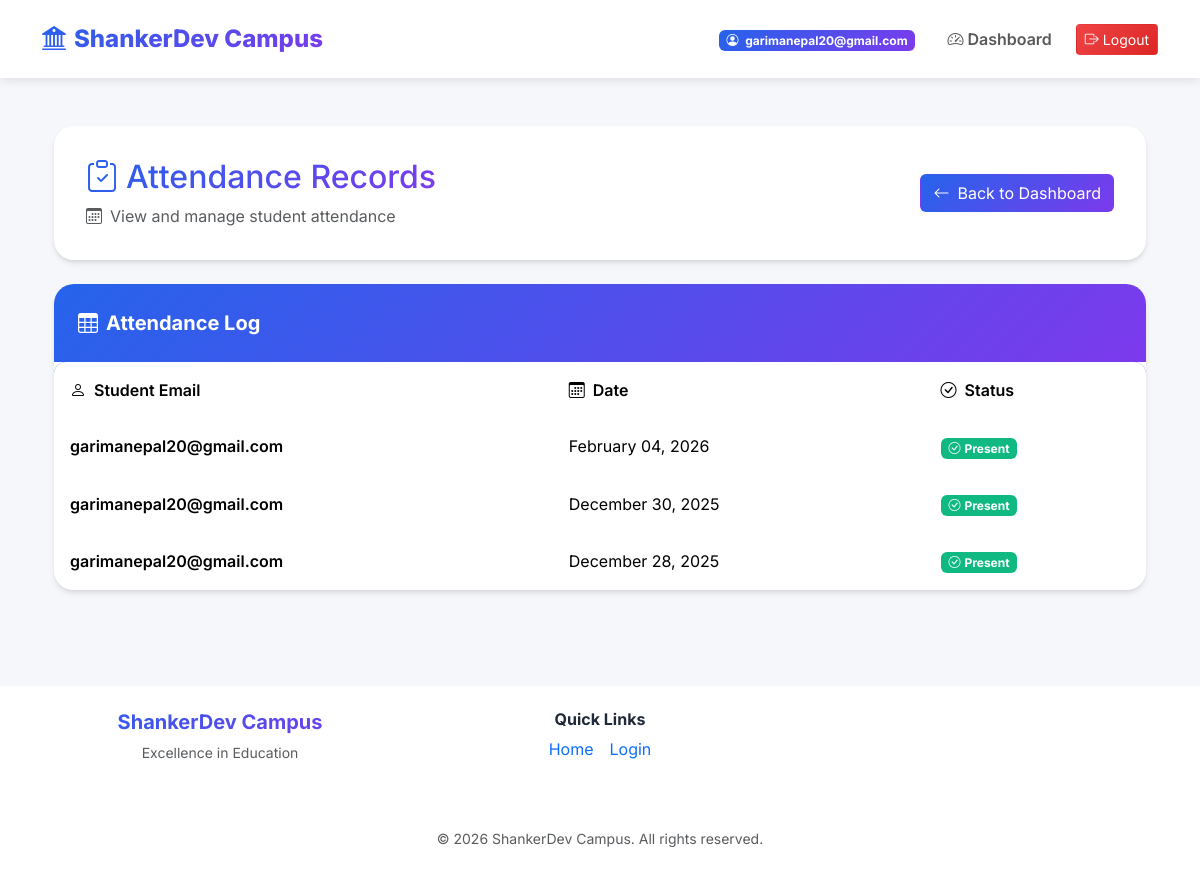
The app's page /campus/student/attendance/ (signed in) with its own data.
### users/models.py (models this page shows, shortened)
class CustomUser(AbstractUser):
    ROLE_CHOICES = (
        ('student', 'Student'),
        ('teacher', 'Teacher'),
        ('admin', 'Admin'),
    )
    email = models.EmailField(unique=True)
    phone_number = models.CharField(max_length=15, blank=True, null=True, unique=True)
    role = models.CharField(max_length=20, choices=ROLE_CHOICES, default='student')
    is_approved = models.BooleanField(default=False, help_text="Designates whether this user has been approved by an admin.")
    USERNAME_FIELD = 'email'
    REQUIRED_FIELDS = []
    objects = CustomUserManager()

### campus/models.py (models this page shows, shortened)
class Attendance(models.Model):
    student = models.ForeignKey(settings.AUTH_USER_MODEL, related_name='student_attendance', limit_choices_to={'role': 'student'}, on_delete=models.CASCADE)
    teacher = models.ForeignKey(settings.AUTH_USER_MODEL, related_name='teacher_attendance', limit_choices_to={'role': 'teacher'}, on_delete=models.CASCADE, null=True, blank=True)
    date = models.DateField(auto_now_add=True)
    present = models.BooleanField(default=True)

### campus/views.py (the view)
# urls.py: path('student/attendance/', view_my_attendance, name='view_my_attendance'),
@login_required
@student_required
def view_my_attendance(request):
    attendance_records = Attendance.objects.filter(student=request.user).order_by('-date')
    return render(request, 'campus/view_attendance.html', {'attendance_records': attendance_records})

### campus/views.py (called while the page is built)
def student_required(function):
    return user_passes_test(lambda u: u.role == 'student' and u.is_authenticated)(function)

### myproject/context_processors.py (called while the page is built)
def college_context(request):  # Adjust name to match your setup
    return {
        'college_info': CollegeInfo.objects.first(),
        'events': Event.objects.all(),
    }

### campus/templates/campus/view_attendance.html (shortened to what this page needs)
{% extends 'base.html' %}
{% load static %}
{% block content %}
<div class="container">
    <div class="card-modern mb-4">
        <div class="card-body-modern">
            <div class="d-flex justify-content-between align-items-center flex-wrap">
                <div class="mb-3 mb-md-0">
                    <h2 class="text-gradient mb-2">
                        <i class="bi bi-clipboard-check me-2"></i>Attendance Records
                    </h2>
                    <p class="text-muted mb-0">
                        <i class="bi bi-calendar3 me-2"></i>View and manage student attendance
                    </p>
                </div>
                <div>
                    {% if request.user.role == 'student' %}
                    <a href="{% url 'student_dashboard' %}" class="btn btn-primary-modern">
                        <i class="bi bi-arrow-left me-2"></i>Back to Dashboard
                    </a>
                    {% elif request.user.role == 'teacher' %}
                    <a href="{% url 'teacher_dashboard' %}" class="btn btn-success-modern">
                        <i class="bi bi-arrow-left me-2"></i>Back to Dashboard
                    </a>
                    {% else %}
                    <a href="{% url 'admin_dashboard' %}" class="btn btn-danger-modern">
                        <i class="bi bi-arrow-left me-2"></i>Back to Dashboard
                    </a>
                    {% endif %}
                </div>
            </div>
        </div>
    </div>
    <div class="card-modern">
        <div class="card-header-modern">
            <i class="bi bi-table me-2"></i>Attendance Log
        </div>
        <div class="card-body-modern p-0">
            {% if attendance_records %}
            <div class="table-responsive">
                <table class="table table-modern mb-0">
                    <thead>
                        <tr>
                            <th><i class="bi bi-person me-2"></i>Student Email</th>
                            <th><i class="bi bi-calendar3 me-2"></i>Date</th>
                            <th><i class="bi bi-check-circle me-2"></i>Status</th>
                        </tr>
                    </thead>
                    <tbody>
                        {% for record in attendance_records %}
                        <tr>
                            <td class="fw-semibold">{{ record.student.email }}</td>
                            <td>{{ record.date|date:"F d, Y" }}</td>
                            <td>
                                {% if record.present %}
                                <span class="badge badge-success-modern">
                                    <i class="bi bi-check-circle me-1"></i>Present
                                </span>
                                {% else %}
                                <span class="badge badge-danger-modern">
                                    <i class="bi bi-x-circle me-1"></i>Absent
                                </span>
                                {% endif %}
                            </td>
                        </tr>
                        {% endfor %}
                    </tbody>
                </table>
            </div>
            {% else %}
            <div class="p-4">
                <div class="alert alert-modern alert-info mb-0">
                    <i class="bi bi-info-circle me-2"></i>No attendance records found for the selected criteria.
                </div>
            </div>
            {% endif %}
        </div>
    </div>
</div>
{% endblock %}

### myproject/templates/base.html (shortened to what this page needs)
{% load static %}
<!DOCTYPE html>
<html lang="en">
<head>
    <link href="https://cdn.jsdelivr.net/npm/bootstrap@5.3.3/dist/css/bootstrap.min.css" rel="stylesheet">
    <link rel="stylesheet" href="https://cdn.jsdelivr.net/npm/bootstrap-icons@1.11.3/font/bootstrap-icons.min.css">
    <link rel="stylesheet" href="{% static 'css/modern-styles.css' %}">
</head>
<body>
    <nav class="navbar navbar-expand-lg navbar-modern sticky-top">
        <div class="container">
            <a class="navbar-brand d-flex align-items-center" href="{% url 'home' %}">
                <i class="bi bi-bank2 me-2 fs-4"></i>
                <span>ShankerDev Campus</span>
            </a>
            <div class="collapse navbar-collapse" id="navbarNav">
                <ul class="navbar-nav ms-auto align-items-center">
                    {% if user.is_authenticated %}
                    <li class="nav-item me-3">
                        <span class="badge badge-primary-modern">
                            <i class="bi bi-person-circle me-1"></i>
                            {{ user.email }}
                        </span>
                    </li>
                    {% if user.role == 'student' %}
                    <li class="nav-item">
                        <a class="nav-link" href="{% url 'student_dashboard' %}">
                            <i class="bi bi-speedometer2 me-1"></i>Dashboard
                        </a>
                    </li>
                    {% elif user.role == 'teacher' %}
                    <li class="nav-item">
                        <a class="nav-link" href="{% url 'teacher_dashboard' %}">
                            <i class="bi bi-speedometer2 me-1"></i>Dashboard
                        </a>
                    </li>
                    {% elif user.role == 'admin' %}
                    <li class="nav-item">
                        <a class="nav-link" href="{% url 'admin_dashboard' %}">
                            <i class="bi bi-speedometer2 me-1"></i>Dashboard
                        </a>
                    </li>
                    {% endif %}
                    <li class="nav-item">
                        <form action="{% url 'logout' %}" method="post" class="d-inline">
                            <button type="submit" class="btn btn-danger-modern btn-sm ms-2">
                                <i class="bi bi-box-arrow-right me-1"></i>Logout
                            </button>
                        </form>
                    </li>
                    {% endif %}
                </ul>
            </div>
        </div>
    </nav>
    <div class="content-wrapper">
        <div class="container my-5">
        {% block content %}{% endblock %}
        </div>
    </div>
    <footer class="mt-5 py-4 text-center" style="background: rgba(255, 255, 255, 0.95); backdrop-filter: blur(10px);">
        <div class="container">
            <div class="row">
                <div class="col-md-4 mb-3">
                    <h5 class="text-gradient fw-bold">ShankerDev Campus</h5>
                    <p class="text-muted small">Excellence in Education</p>
                </div>
                <div class="col-md-4 mb-3">
                    <h6 class="fw-bold">Quick Links</h6>
                    <div class="d-flex justify-content-center gap-3">
                        <a href="{% url 'home' %}" class="text-decoration-none">Home</a>
                        <a href="{% url 'login_selection' %}" class="text-decoration-none">Login</a>
                    </div>
                </div>
            </div>
            <hr>
            <p class="text-muted small mb-0">&copy; 2026 ShankerDev Campus. All rights reserved.</p>
        </div>
    </footer>
</body>
</html>

### static/css/modern-styles.css (style rules this page uses)
:root { --primary-color: #2563eb; --secondary-color: #7c3aed; --success-color: #10b981; --danger-color: #ef4444; --warning-color: #f59e0b; --info-color: #06b6d4; --dark-color: #1f2937; --light-color: #f3f4f6; --card-shadow: 0 4px 6px -1px rgba(0, 0, 0, 0.1), 0 2px 4px -1px rgba(0, 0, 0, 0.06); --card-shadow-lg: 0 10px 15px -3px rgba(0, 0, 0, 0.1), 0 4px 6px -2px rgba(0, 0, 0, 0.05); --transition: all 0.3s cubic-bezier(0.4, 0, 0.2, 1); }
* { margin: 0; padding: 0; box-sizing: border-box; }
html { height: 100%; scroll-behavior: smooth; }
body { font-family: 'Inter', 'Segoe UI', 'Roboto', 'Oxygen', 'Ubuntu', 'Cantarell', sans-serif; background: #f5f7fa; min-height: 100vh; color: var(--dark-color); display: flex; flex-direction: column; }
.content-wrapper { flex: 1 0 auto; }
footer { flex-shrink: 0; margin-top: auto !important; }
.navbar-modern { background: rgba(255, 255, 255, 0.95); -webkit-backdrop-filter: blur(10px); backdrop-filter: blur(10px); box-shadow: 0 2px 10px rgba(0, 0, 0, 0.1); padding: 1rem 0; }
.navbar-brand { font-weight: 800; font-size: 1.5rem; background: linear-gradient(135deg, var(--primary-color), var(--secondary-color)); -webkit-background-clip: text; -webkit-text-fill-color: transparent; background-clip: text; }
.nav-link { font-weight: 600; transition: var(--transition); position: relative; padding: 0.5rem 1rem !important; }
.nav-link::after { content: ''; position: absolute; bottom: 0; left: 50%; width: 0; height: 2px; background: var(--primary-color); transition: var(--transition); transform: translateX(-50%); }
.card-modern { background: white; border-radius: 20px; box-shadow: var(--card-shadow); border: none !important; transition: var(--transition); overflow: hidden; animation: fadeInUp 0.5s ease-out; }
.card-header-modern { background: linear-gradient(135deg, var(--primary-color), var(--secondary-color)); color: white; padding: 1.5rem; font-weight: 700; font-size: 1.25rem; border-bottom: none; }
.card-body-modern { padding: 2rem; }
.btn-primary-modern { background: linear-gradient(135deg, var(--primary-color), var(--secondary-color)); color: white; }
.btn-danger-modern { background: linear-gradient(135deg, #ef4444, #dc2626); color: white; }
.table-modern { background: white; border-radius: 12px; overflow: hidden; box-shadow: var(--card-shadow); }
.table-modern thead { background: linear-gradient(135deg, var(--primary-color), var(--secondary-color)); color: white; }
.table-modern thead th { padding: 1rem; font-weight: 600; border: none; }
.table-modern tbody tr { transition: var(--transition); cursor: pointer; }
.table-modern tbody td { padding: 1rem; vertical-align: middle; border-bottom: 1px solid #e5e7eb; }
.badge-primary-modern { background: linear-gradient(135deg, var(--primary-color), var(--secondary-color)); color: white; }
.badge-success-modern { background: var(--success-color); color: white; }
.text-gradient { background: linear-gradient(135deg, var(--primary-color), var(--secondary-color)); -webkit-background-clip: text; -webkit-text-fill-color: transparent; background-clip: text; }
.card, .card-body, .card-header, .card-footer, .list-group-item, .table, .alert, .modal-content, .nav-tabs, .nav-pills, .dropdown-menu { border: none !important; }
* { border-color: transparent !important; }
html { scroll-behavior: smooth; }
.badge-primary-modern, .badge-success-modern, .badge-danger-modern, .badge-warning-modern { animation: badge-pulse 2s ease-in-out infinite; }
.card-modern { animation: fadeInUp 0.5s ease-out; }
.table-modern tbody tr { cursor: pointer; }

### records on screen
CustomUser: email "garimanepal20@gmail.com"
Attendance: student.email "garimanepal20@gmail.com", date "February 04, 2026", present True (drawn)
Attendance: student.email "garimanepal20@gmail.com", date "December 30, 2025", present True (drawn)
Attendance: student.email "garimanepal20@gmail.com", date "December 28, 2025", present True (drawn)
